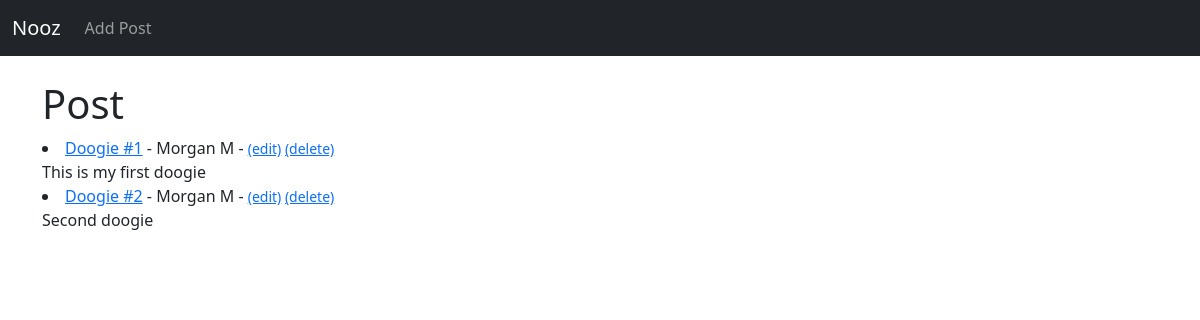
/, run on an earlier commit of the app's database.
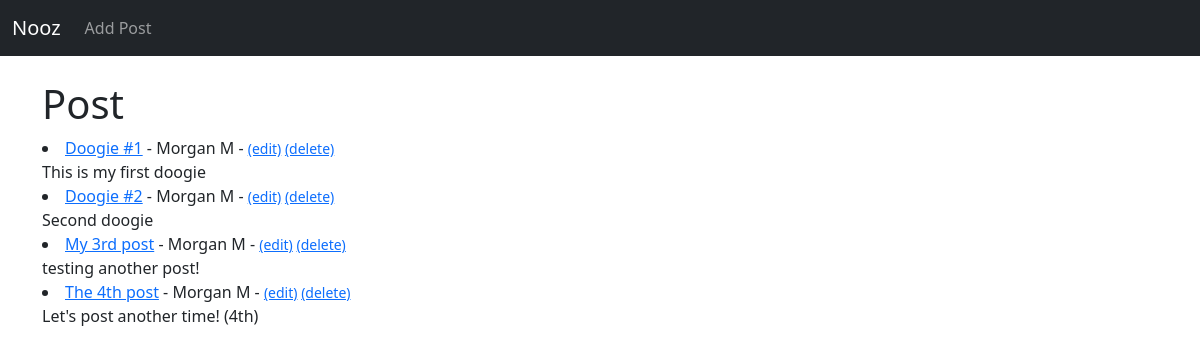
And on a later commit of the database.
### nooz2/models.py (models this page shows, shortened)
class Post(models.Model):
    title = models.CharField(max_length=255)
    title_tag = models.CharField(max_length=255)
    author = models.ForeignKey(User, on_delete=models.CASCADE)
    body = models.TextField()
    timestamp = models.DateField(auto_now_add=True)

### nooz2/views.py (the view)
# urls.py: path('', HomeView.as_view(), name="home"),
class HomeView(ListView):
    model = Post
    template_name = 'home.html'
    ordering = ['-timestamp']

### templates/home.html
{% extends 'base.html' %}
{% block content %}
<h1>Post</h1>
{% for post in object_list %}
   <li><a href="{% url 'post-detail' post.pk %}">{{ post.title}}</a> -
    {{ post.author.first_name }} {{ post.author.last_name }} -
    <small>
        <a href="{% url 'edit_post' post.pk %}">(edit)</a>
        <a href="{% url 'delete_post' post.pk %}">(delete)</a>
    </small>
<br/>
    {{ post.body }}</li>
{% endfor %}
{% endblock %}

What changed in the data, as far as the page shows it:
added Post: title "My 3rd post", author.first_name "Morgan", author.last_name "M", body "testing another post!"
added Post: title "The 4th post", author.first_name "Morgan", author.last_name "M", body "Let's post another time! (4th)"
